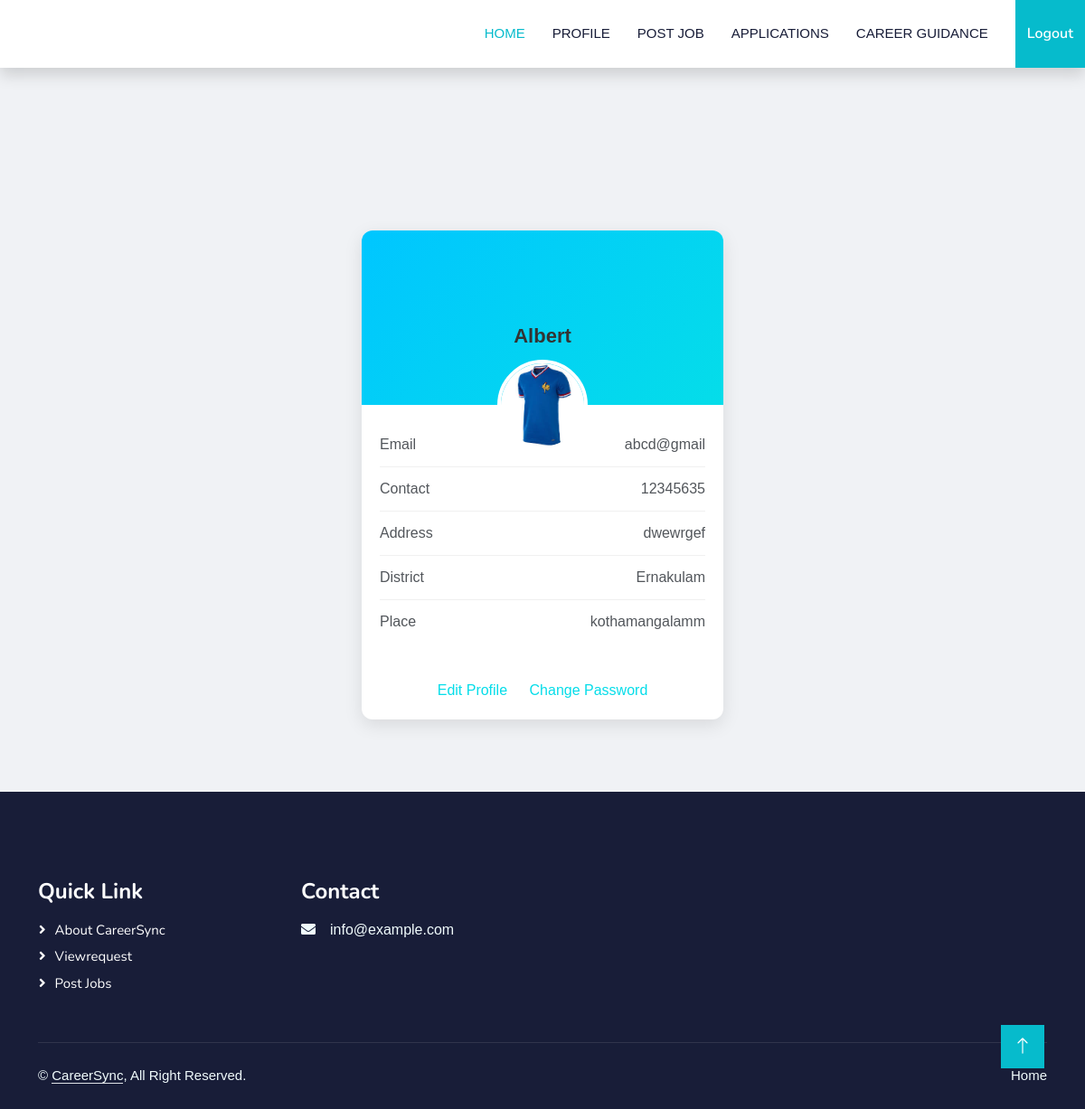
Before: /Recruiter/Myprofile/ (signed in) with the older database file.
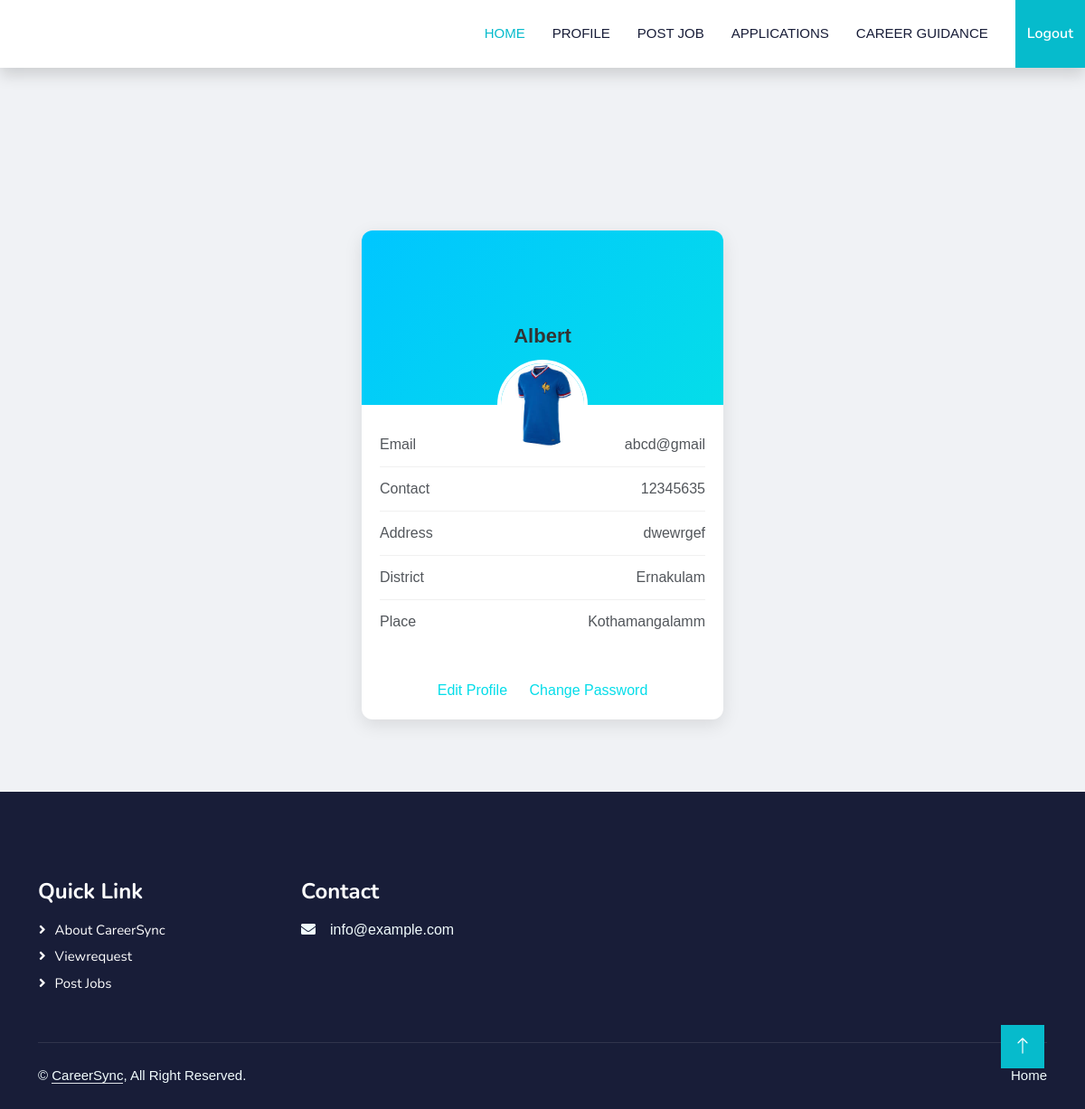
After: the same page with the newer database file.
### Guest/models.py (models this page shows)
class tbl_recruiter(models.Model):
    recruiter_name=models.CharField(max_length=50)
    recruiter_email=models.CharField(max_length=50)
    recruiter_password=models.CharField(max_length=50)
    recruiter_address=models.CharField(max_length=50)
    recruiter_status=models.IntegerField(default=0)
    recruiter_contact=models.CharField(max_length=50)
    recruiter_photo=models.FileField(upload_to="Assets/Recruiterdocs/Photo/")
    recruiter_proof=models.FileField(upload_to="Assets/Recruiterdocs/Proof/")
    recruiter_licence=models.FileField(upload_to="Assets/Recruiterdocs/Licence/")
    place=models.ForeignKey(tbl_place,on_delete=models.CASCADE)

### Admin/models.py (models this page shows)
class tbl_place(models.Model):
    place_name = models.CharField(max_length=50)
    district=models.ForeignKey(tbl_district,on_delete=models.CASCADE)

class tbl_district(models.Model):
    district_name=models.CharField(max_length=50)

### Recruiter/views.py (the view)
# urls.py: path('Myprofile/',views.Myprofile,name='Myprofile'),
def Myprofile(request):
    if "rid" not in request.session:
        return redirect("Guest:Login")
    else:
        recruiter=tbl_recruiter.objects.get(id=request.session['rid'])
        return render(request,'recruiter/Myprofile.html',{'recruiter':recruiter})

### Recruiter/Templates/Recruiter/Myprofile.html (shortened to what this page needs)
{% extends 'Recruiter/Header.html' %}
{% block content %}
<!DOCTYPE html>
<html lang="en">
<head>
</head>
<body>
    <div class="profile-card">
        <div class="profile-header">
            <img src="{{ recruiter.recruiter_photo.url }}" alt="Profile Photo">
            <div class="profile-name">{{ recruiter.recruiter_name }}</div>
        </div>
        <div class="profile-info">
            <div><span>Email</span> <span>{{ recruiter.recruiter_email }}</span></div>
            <div><span>Contact</span> <span>{{ recruiter.recruiter_contact }}</span></div>
            <div><span>Address</span> <span>{{ recruiter.recruiter_address }}</span></div>
            <div><span>District</span> <span>{{ recruiter.place.district.district_name }}</span></div>
            <div><span>Place</span> <span>{{ recruiter.place.place_name }}</span></div>
        </div>
        <div class="profile-actions">
            <a href="{% url 'Recruiter:Editprofile' %}">Edit Profile</a>
            <a href="{% url 'Recruiter:Changepassword' %}">Change Password</a>
        </div>
    </div>
</body>
</html>
{% endblock %}

Changed rows visible on the page:
changed through a linked row, tbl_recruiter "Albert": place.place_name "kothamangalamm" → "Kothamangalamm"
